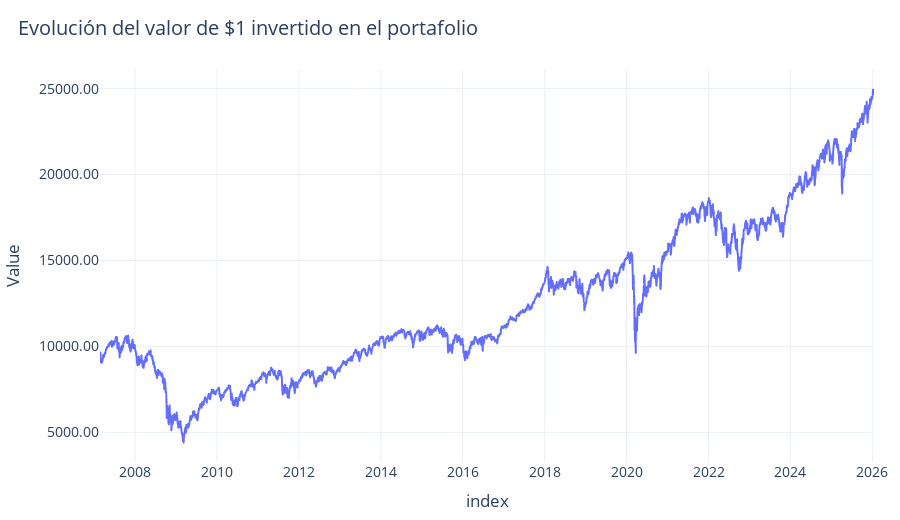

The notebook cell saved with this chart:
### Markdown cell above
# Visualizaciones

### Code cell
r = df_risk["price"].astype(float).dropna()

fig = px.line(
    r,
    x=r.index,
    y=r.values,
    title="Evolución del valor de $1 invertido en el portafolio",
    labels={"x": "Date", "y": "Value"},
)
fig.show()

### Figure 1 — Plotly figure (JSON) as saved in the notebook; plotly's stock layout.template omitted (floating-point values rounded to 4 significant figures; data arrays with more than 128 entries replaced by an {"elided": "..."} marker saying what was removed)
{"data": [{"hovertemplate": "index=%{x}<br>Value=%{y}<extra></extra>", "legendgroup": "", "line": {"color": "#636efa", "dash": "solid"}, "marker": {"symbol": "circle"}, "mode": "lines", "name": "", "showlegend": false, "type": "scattergl", "x": {"elided": "4351 str values"}, "xaxis": "x", "y": {"elided": "4351 float values"}, "yaxis": "y"}], "layout": {"height": 520, "legend": {"tracegroupgap": 0}, "title": {"text": "Evolución del valor de $1 invertido en el portafolio"}, "xaxis": {"anchor": "y", "domain": [0, 1], "title": {"text": "index"}}, "yaxis": {"anchor": "x", "domain": [0, 1], "title": {"text": "Value"}}}}
